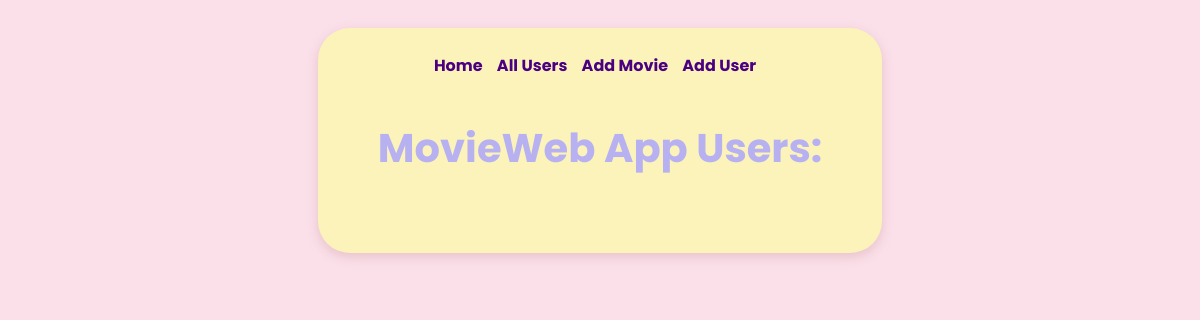
The app's page /users, older data.
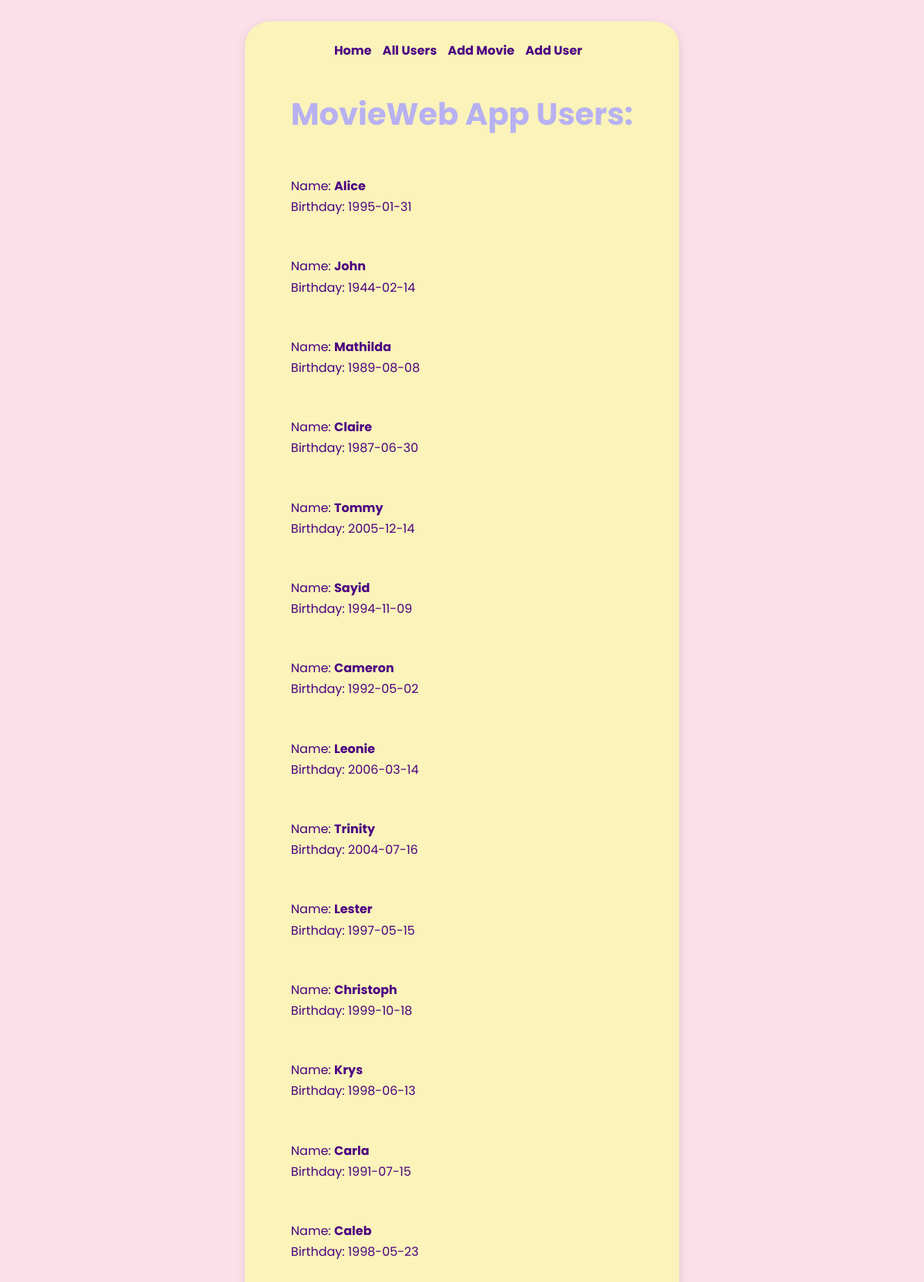
The same page, newer data.
### datamanager/data_models.py (models this page shows, shortened)
class User(db.Model):
    __tablename__ = "users"
    id = Column(Integer, primary_key=True, autoincrement=True)
    name = Column(String)
    birthday = Column(Date)
    movies = db.relationship('UserMovie', backref='user', lazy=True)

### app.py (the view)
@app.route('/users')
def list_users():
    users = data_manager.get_all_users()
    return render_template('list_users.html', users=users)

### datamanager/sqlite_data_manager.py (called while the page is built)
    def get_all_users(self):
        users = self.models.User.query.all()
        return users

### templates/list_users.html (shortened to what this page needs)
<!DOCTYPE html>
<html lang="en">
<head>
    <link rel="stylesheet" href="/static/styles.css">
</head>
<body>
<main>
    <nav>
        <a class="nav_element" href="/">Home</a>
        <a class="nav_element" href="/users">All Users</a>
        <a class="nav_element" href="/add_movie">Add Movie</a>
        <a class="nav_element" href="/add_user">Add User</a>
    </nav>
    <h1>MovieWeb App Users:</h1>
    <div>
        <ul>
            {% for user in users %}
            <li>
                <div>Name: <a id="link-to-favs" href="{{ url_for('list_user_movies', user_id=user.id) }}">{{ user.name
                    }}</a> <br>
                    Birthday: {{ user.birthday }} <br></div>
            </li>
            {% endfor %}
        </ul>
    </div>
</main>
</body>
</html>

### static/styles.css (style rules this page uses)
body { background-color: #FBE0E9; font-family: 'Poppins', sans-serif; color: #4B0082; display: flex; justify-content: center; }
main { background-color: #FBF3B9; border-radius: 2rem; padding: 25px 60px; margin: 20px; box-shadow: 0 4px 12px rgba(200, 150, 160, 0.4); }
nav { text-align: center; margin-bottom: 40px; }
.nav_element { text-decoration: none; font-weight: bold; color: #4B0082; margin-right: 10px; }
h1 { font-family: 'Poppins', sans-serif; font-weight: bold; font-size: 2.5em; color: #B7B1F2; text-align: center; margin-bottom: 50px; }
ul { padding: 0; list-style-type: none; }
li { display: flex; justify-content: space-between; margin-bottom: 50px; color: #4B0082; line-height: 1.7; }
.flash, #link-to-favs { text-decoration: none; color: #4B0082; font-weight: bold; margin-bottom: 30px; }

Row changes from the older to the newer data that the page shows:
added User: name "Alice", birthday "1995-01-31"
added User: name "John", birthday "1944-02-14"
added User: name "Mathilda", birthday "1989-08-08"
added User: name "Claire", birthday "1987-06-30"
added User: name "Tommy", birthday "2005-12-14"
added User: name "Sayid", birthday "1994-11-09"
added User: name "Cameron", birthday "1992-05-02"
added User: name "Leonie", birthday "2006-03-14"
added User: name "Trinity", birthday "2004-07-16"
added User: name "Lester", birthday "1997-05-15"
added User: name "Christoph", birthday "1999-10-18"
added User: name "Krys", birthday "1998-06-13"
added User: name "Carla", birthday "1991-07-15"
added User: name "Caleb", birthday "1998-05-23"
